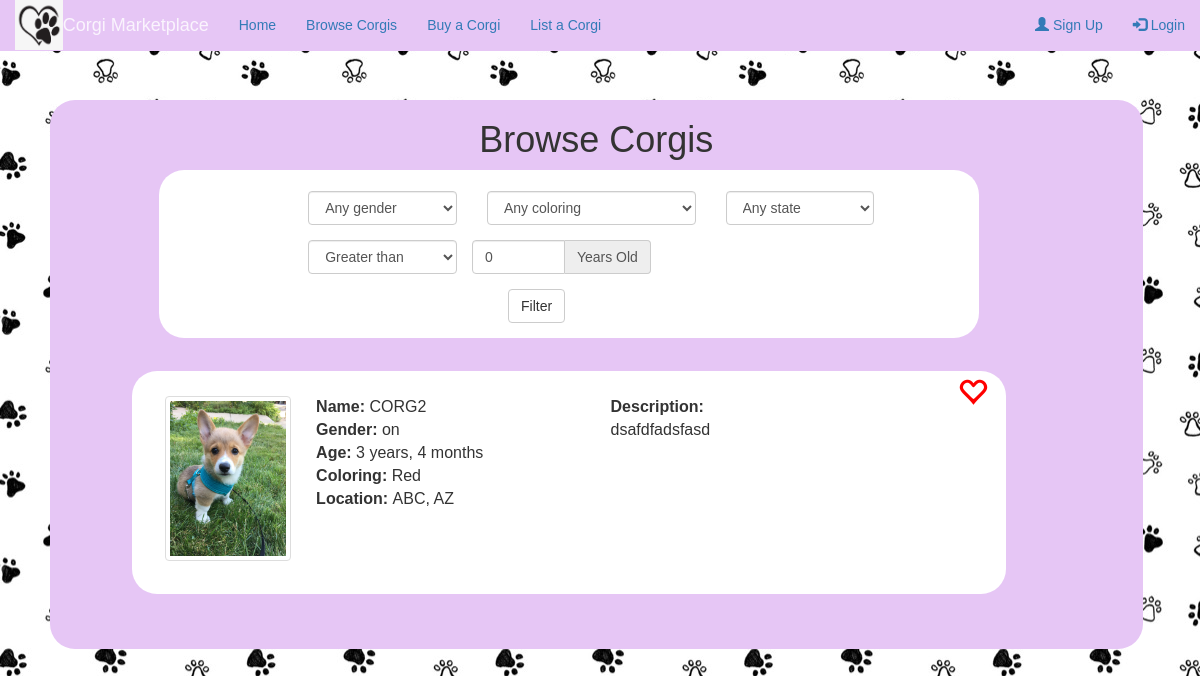
/corgi/2/, run on an earlier commit of the app's database.
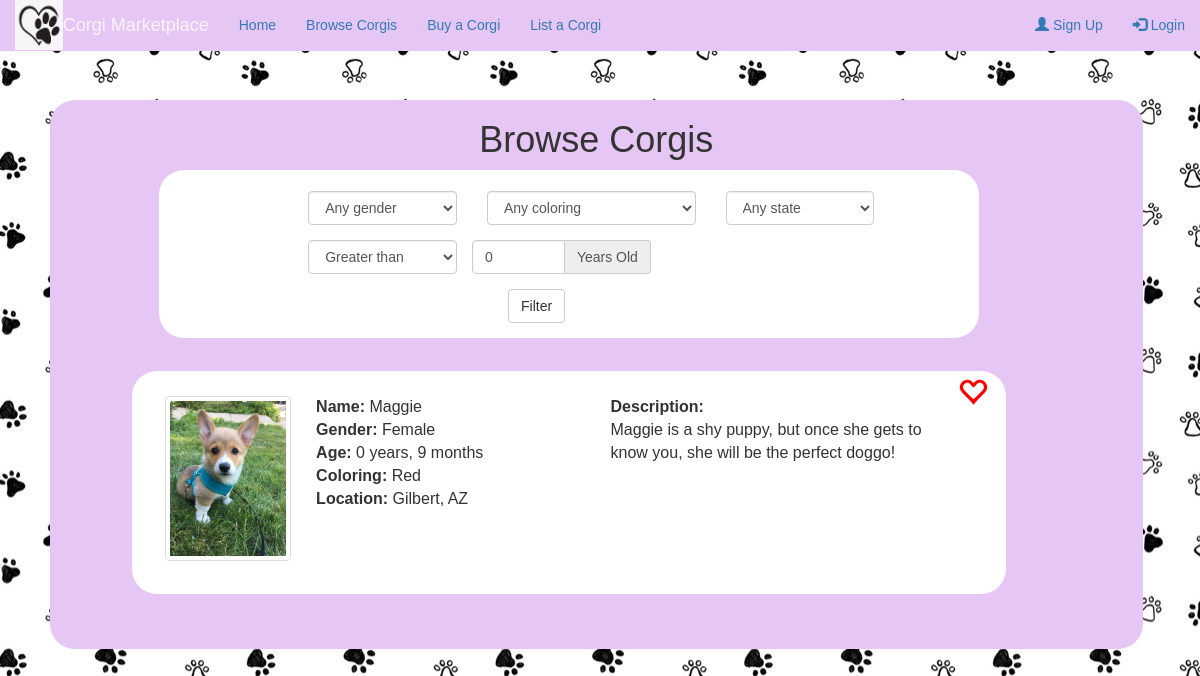
And on a later commit of the database.
### corgi_store/models.py (models this page shows, shortened)
class Corgi(models.Model):
    COLOR_CHOICES = [
        ('red', 'Red'),
        ('rh-tc', 'Red-Headed Tricolor'),
        ('bh-tc', 'Black-Headed Tricolor'),
        ('sable', 'Sable'),
        ('fawn', 'Fawn'),
        ('other', 'Other')
    ]
    name = models.CharField(max_length=120)
    age_years = models.IntegerField(default=0)
    age_months = models.IntegerField(default=0)
    gender = models.CharField(max_length=1, choices=[('M', 'Male'), ('F', 'Female'), ('X', 'Other')], default='X')
    coloring = models.CharField(max_length=5, choices=COLOR_CHOICES, default='red')
    city = models.CharField(max_length=120)
    state = models.CharField(max_length=120)
    description = models.CharField(max_length=300)
    objects = CorgiManager()

### corgi_store/views.py (the view)
# urls.py: path('corgi/<int:corgi_id>/', views.detail, name='detail'),
def detail(request, corgi_id):
    return render(request, 'browse.html', {'corgis': [Corgi.objects.get(id=corgi_id)]})

### corgi_store/templates/browse.html (shortened to what this page needs)
{% include 'base.html' with user=user %}
{% block content %}
<div id="page" class="page">
	<div class="home">
		<div class="browse-box">
			<h1>Browse Corgis</h1>
			<div class="filter">
				<form class="form-horizontal">
					<div class="form-group">
						<div class="row">
		    				<div class="col-sm-3">
		      					<select name="filter-gender" class="form-control" id="filter-gender" required>
		      						<option selected >Any gender</option>
		     					</select>
		    				</div>
		    				<div class="col-sm-4">
		      					<select name="filter-coloring" class="form-control" id="filter-coloring" required>
		      						<option selected >Any coloring</option>
		     					</select>
		    				</div>
		    				<div class="col-sm-3">
		      					<select name="filter-state" class="form-control" id="filter-state" required>
		      						<option selected >Any state</option>
		     					</select>
		    				</div>
	  					</div>
					 </div>
					<div class="form-group">
						 <div class="row">
							 <div class="col-sm-3">
		      					<select name="filter-age" class="form-control" id="filter-age" required>
		      						<option selected >Greater than</option>
		     					</select>
		    				</div>
							 <div class="input-group col-sm-3">
					    		<input id="filter-year" type="number" class="form-control" name="filter-year" value=0 required>
					   			<span class="input-group-addon">Years Old</span>
			  				</div>
			  			</div>
			  		</div>
			  		<div class="form-group">
			  			<div class="col-sm-offset-3 col-sm-2">
	      					<button type="submit" class="btn btn-default">Filter</button>
	    				</div>
			  		</div>
				</form>
			</div>
		    {% for corgi in corgis %}
				<div class="one-corgi">
					<div class="favorite" id="favorite{{ corgi.id }}">
            {% if corgi.id in favorites %}
            <span class="glyphicon glyphicon-heart" style="color:red;" onclick="unfavorite({{ corgi.id }})"></span>
            {% else %}
						<span class="glyphicon glyphicon-heart-empty" style="color:red;" onclick="favorite({{ corgi.id }});"></span>
            {% endif %}
					</div>
					<img src="/static/images/corgi-browse.jpg" alt="Corgi home" class="img-thumbnail" width="15%" style="margin-top:3%">
					<div class="corgi-info">
						<b>Name: </b>{{ corgi.name }}<br>
						<b>Gender: </b>{{ corgi.gender }} <br>
						<b>Age: </b>{{ corgi.age_years }} years, {{ corgi.age_months }} months <br>
						<b>Coloring: </b>{{ corgi.coloring }} <br>
						<b>Location: </b>{{ corgi.city }}, {{ corgi.state }} <br>
					</div>
					<div class="corgi-description">
						<b>Description:</b><br>{{ corgi.description }}
					</div>
				</div>
		    {% endfor %}
		</div>
	</div>
</div>
{% endblock %}

What changed in the data, as far as the page shows it:
changed Corgi "Red": name "CORG2" → "Maggie"; gender "on" → "Female"; age_years "3" → "0"; age_months "4" → "9"; city "ABC" → "Gilbert"; description "dsafdfadsfasd" → "Maggie is a shy puppy, but once she gets to know you, she will be the perfect doggo!"
